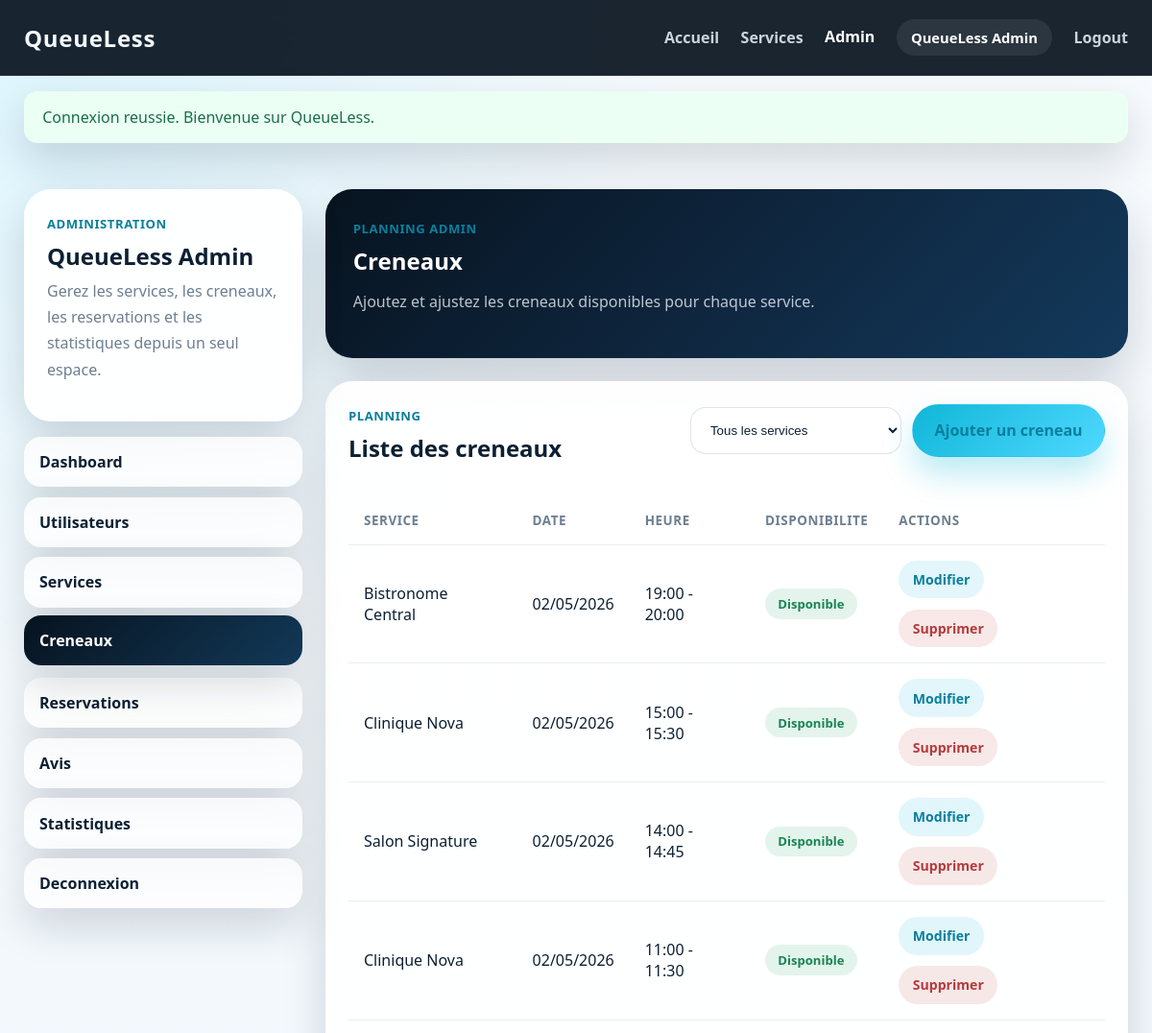
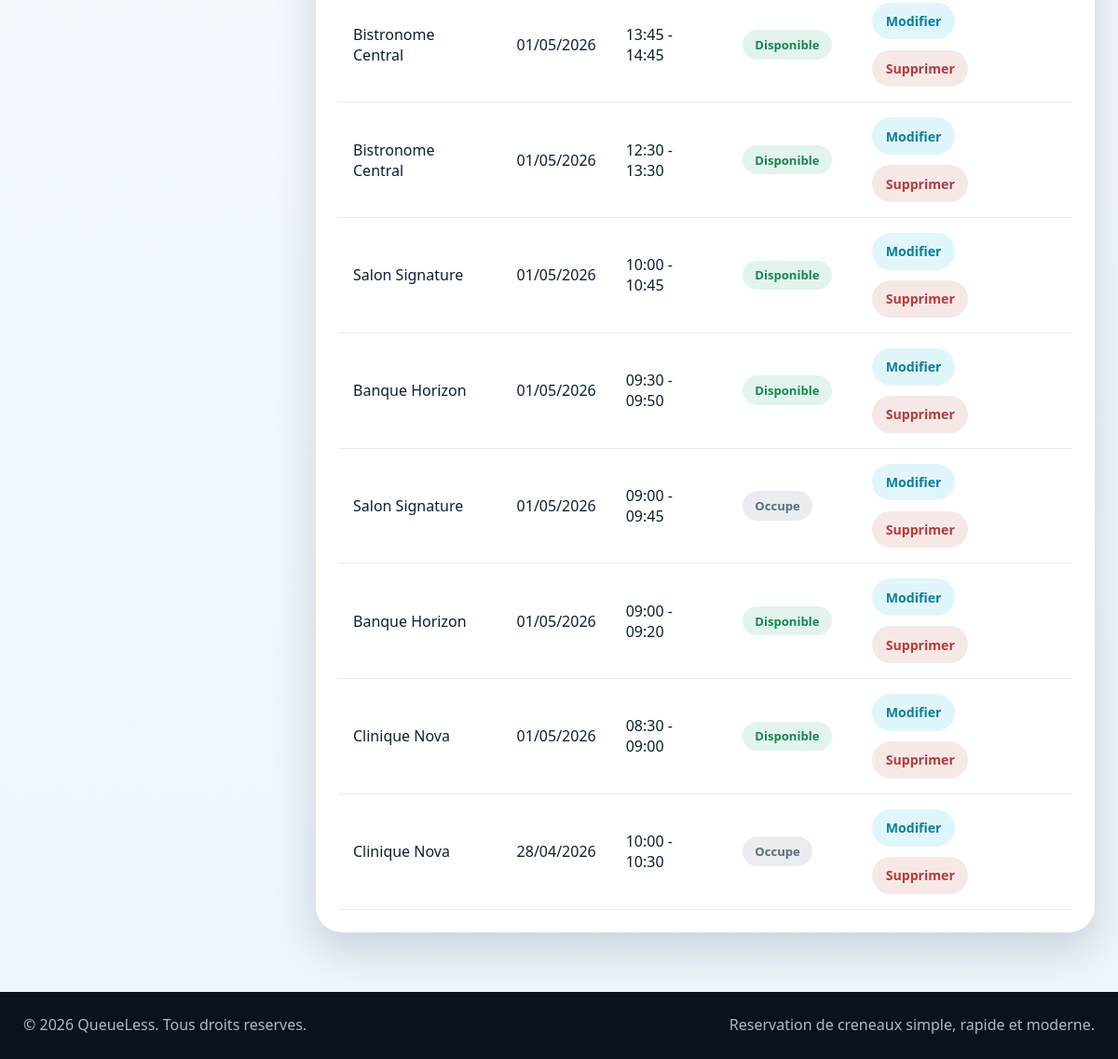
/admin/slots.php (signed in), run on the app's committed database (2 pictures, top to bottom).
### tables this page shows
CREATE TABLE slots (
    id INT UNSIGNED AUTO_INCREMENT PRIMARY KEY,
    service_id INT UNSIGNED NOT NULL,
    date_slot DATE NOT NULL,
    heure_debut TIME NOT NULL,
    heure_fin TIME NOT NULL,
    disponible TINYINT(1) NOT NULL DEFAULT 1,
    UNIQUE KEY uq_service_slot (service_id, date_slot, heure_debut, heure_fin),
    INDEX idx_slots_service_date (service_id, date_slot),
    INDEX idx_slots_disponible (disponible),
    CONSTRAINT fk_slots_service
        FOREIGN KEY (service_id) REFERENCES services(id)
        ON DELETE CASCADE
        ON UPDATE CASCADE
);

CREATE TABLE services (
    id INT UNSIGNED AUTO_INCREMENT PRIMARY KEY,
    nom VARCHAR(150) NOT NULL,
    description TEXT NOT NULL,
    categorie VARCHAR(100) NOT NULL,
    adresse VARCHAR(255) NOT NULL,
    image VARCHAR(255) DEFAULT NULL,
    duree_moyenne INT UNSIGNED NOT NULL DEFAULT 30,
    actif TINYINT(1) NOT NULL DEFAULT 1,
    created_at TIMESTAMP NOT NULL DEFAULT CURRENT_TIMESTAMP,
    INDEX idx_services_categorie (categorie),
    INDEX idx_services_actif (actif)
);

### includes/functions.php (called while the page is built, shortened)
<?php
function e(?string $value): string
{
    return htmlspecialchars((string) $value, ENT_QUOTES, 'UTF-8');
}
function url(string $path = ''): string
{
    $path = ltrim($path, '/');
    return (APP_URL !== '' ? APP_URL : '') . '/' . $path;
}
function format_datetime(?string $value, string $format = 'd/m/Y H:i'): string
{
    try {
        return (new DateTime($value))->format($format);
    } catch (Throwable $exception) {
        return (string) $value;
    }
}
function badge_class_for(string $status): string
{
    $status = strtolower($status);
    if (in_array($status, ['reservee', 'disponible', 'actif', 'success'], true)) {
        return 'status-badge success';
    }
    if (in_array($status, ['occupe', 'muted'], true)) {
        return 'status-badge muted';
    }
    return 'status-badge';
}

### admin/slots.php (the view, shortened to what this page needs)
<?php
$slots = [];
try {
    $pdo = getPDO();
    $sql = 'SELECT
            sl.id,
            sl.service_id,
            sl.date_slot,
            sl.heure_debut,
            sl.heure_fin,
            sl.disponible,
            s.nom AS service_nom
        FROM slots sl
        INNER JOIN services s ON s.id = sl.service_id';
    $params = [];
    $sql .= ' ORDER BY sl.date_slot DESC, sl.heure_debut DESC';
    $slotsStatement = $pdo->prepare($sql);
    $slotsStatement->execute($params);
    $slots = $slotsStatement->fetchAll();
} catch (Throwable $exception) {
    $databaseWarning = 'Impossible de charger les creneaux pour le moment.';
}
require_once __DIR__ . '/../includes/header.php';
?>
<section class="dashboard-section">
    <div class="container dashboard-layout">
        <?php include __DIR__ . '/../includes/sidebar_admin.php'; ?>
        <div class="dashboard-main">
            <div class="dashboard-hero">
                <span class="dashboard-kicker">Planning admin</span>
                <h1>Creneaux</h1>
                <p>Ajoutez et ajustez les creneaux disponibles pour chaque service.</p>
            </div>
            <section class="content-panel">
                <div class="panel-heading">
                    <div>
                        <span class="small-label">Planning</span>
                        <h2>Liste des creneaux</h2>
                    </div>
                    <div class="table-actions">
                        <form class="inline-filter" method="GET" action="<?= url('admin/slots.php'); ?>">
                            <select name="service_id" onchange="this.form.submit()">
                                <option value="0">Tous les services</option>
                            </select>
                        </form>
                        <a class="btn btn-primary" href="<?= url('admin/add_slot.php'); ?>">Ajouter un creneau</a>
                    </div>
                </div>
                <?php if ($slots): ?>
                    <div class="table-wrapper">
                        <table class="data-table">
                            <thead>
                                <tr>
                                    <th>Service</th>
                                    <th>Date</th>
                                    <th>Heure</th>
                                    <th>Disponibilite</th>
                                    <th>Actions</th>
                                </tr>
                            </thead>
                            <tbody>
                                <?php foreach ($slots as $slot): ?>
                                    <tr>
                                        <td><?= e((string) $slot['service_nom']); ?></td>
                                        <td><?= e(format_datetime((string) $slot['date_slot'], 'd/m/Y')); ?></td>
                                        <td><?= e(substr((string) $slot['heure_debut'], 0, 5)); ?> - <?= e(substr((string) $slot['heure_fin'], 0, 5)); ?></td>
                                        <td>
                                            <span class="<?= e(badge_class_for((int) $slot['disponible'] === 1 ? 'disponible' : 'occupe')); ?>">
                                                <?= e((int) $slot['disponible'] === 1 ? 'Disponible' : 'Occupe'); ?>
                                            </span>
                                        </td>
                                        <td>
                                            <div class="table-actions">
                                                <a class="table-link" href="<?= url('admin/edit_slot.php?id=' . (int) $slot['id']); ?>">Modifier</a>
                                                <form method="POST" action="<?= url('actions/delete_slot_action.php'); ?>">
                                                    <button class="table-button danger" type="submit" data-confirm="Supprimer ce creneau ?">
                                                        Supprimer
                                                    </button>
                                                </form>
                                            </div>
                                        </td>
                                    </tr>
                                <?php endforeach; ?>
                            </tbody>
                        </table>
                    </div>
                <?php else: ?>
                    <div class="empty-panel">
                        <p>Aucun creneau disponible pour le moment.</p>
                    </div>
                <?php endif; ?>
            </section>
        </div>
    </div>
</section>
<?php require_once __DIR__ . '/../includes/footer.php'; ?>

### assets/css/style.css (style rules this page uses)
:root { --bg-dark: #07131f; --bg-dark-soft: #0d1c2c; --bg-light: #f4f9fc; --surface: rgba(255, 255, 255, 0.08); --surface-solid: #ffffff; --text-main: #0c2033; --text-light: #f4fbff; --text-muted: #6d7f91; --primary: #10b7d8; --primary-dark: #0a7f9d; --accent: #4fd8ff; --border: rgba(255, 255, 255, 0.12); --shadow: 0 18px 45px rgba(6, 18, 32, 0.16); --radius-lg: 28px; --radius-md: 20px; --radius-sm: 14px; --transition: 0.25s ease; }
* { box-sizing: border-box; }
html { scroll-behavior: smooth; }
body { margin: 0; font-family: "Segoe UI", Tahoma, Geneva, Verdana, sans-serif; color: var(--text-main); background: radial-gradient(circle at top left, rgba(79, 216, 255, 0.16), transparent 28%), linear-gradient(180deg, #f7fbfe 0%, #edf5fb 100%); }
a { color: inherit; text-decoration: none; }
button { font: inherit; }
h1, h2, h3 { margin-top: 0; margin-bottom: 1rem; line-height: 1.1; }
p { margin-top: 0; margin-bottom: 1rem; color: var(--text-muted); line-height: 1.7; }
.container { width: min(1150px, calc(100% - 2rem)); margin: 0 auto; }
.btn { display: inline-flex; align-items: center; justify-content: center; padding: 0.95rem 1.4rem; border: 1px solid transparent; border-radius: 999px; font-weight: 700; transition: transform var(--transition), box-shadow var(--transition), background var(--transition); }
.btn-primary { background: linear-gradient(135deg, var(--primary) 0%, var(--accent) 100%); color: #04111d; box-shadow: 0 18px 32px rgba(16, 183, 216, 0.28); }
.status-badge { display: inline-flex; align-items: center; justify-content: center; width: fit-content; padding: 0.42rem 0.82rem; border-radius: 999px; background: rgba(16, 183, 216, 0.12); color: var(--primary-dark); font-size: 0.82rem; font-weight: 700; }
.content-panel { padding: 1.5rem; border-radius: var(--radius-lg); background: rgba(255, 255, 255, 0.96); box-shadow: var(--shadow); }
.panel-heading { display: flex; justify-content: space-between; align-items: flex-start; gap: 1rem; margin-bottom: 1.25rem; }
.small-label { display: inline-block; margin-bottom: 0.75rem; font-size: 0.82rem; font-weight: 700; letter-spacing: 0.04em; text-transform: uppercase; color: var(--primary-dark); }

### data on the page
slots: service.nom "Bistronome Central", date_slot "02/05/2026", heure_debut "19:00", heure_fin "20:00", disponible "Disponible"
slots: service.nom "Clinique Nova", date_slot "02/05/2026", heure_debut "15:00", heure_fin "15:30", disponible "Disponible"
slots: service.nom "Salon Signature", date_slot "02/05/2026", heure_debut "14:00", heure_fin "14:45", disponible "Disponible"
slots: service.nom "Clinique Nova", date_slot "02/05/2026", heure_debut "11:00", heure_fin "11:30", disponible "Disponible"
slots: service.nom "Bistronome Central", date_slot "01/05/2026", heure_debut "13:45", heure_fin "14:45", disponible "Disponible"
slots: service.nom "Bistronome Central", date_slot "01/05/2026", heure_debut "12:30", heure_fin "13:30", disponible "Disponible"
slots: service.nom "Salon Signature", date_slot "01/05/2026", heure_debut "10:00", heure_fin "10:45", disponible "Disponible"
slots: service.nom "Banque Horizon", date_slot "01/05/2026", heure_debut "09:30", heure_fin "09:50", disponible "Disponible"
slots: service.nom "Salon Signature", date_slot "01/05/2026", heure_debut "09:00", heure_fin "09:45", disponible "Occupe"
slots: service.nom "Banque Horizon", date_slot "01/05/2026", heure_debut "09:00", heure_fin "09:20", disponible "Disponible"
slots: service.nom "Clinique Nova", date_slot "01/05/2026", heure_debut "08:30", heure_fin "09:00", disponible "Disponible"
slots: service.nom "Clinique Nova", date_slot "28/04/2026", heure_debut "10:00", heure_fin "10:30", disponible "Occupe"

### other printed values
$flashMessage['message'] "Connexion reussie. Bienvenue sur QueueLess."
$displayName !== '' ? $displayName : 'Admin QueueLess' "QueueLess Admin"
